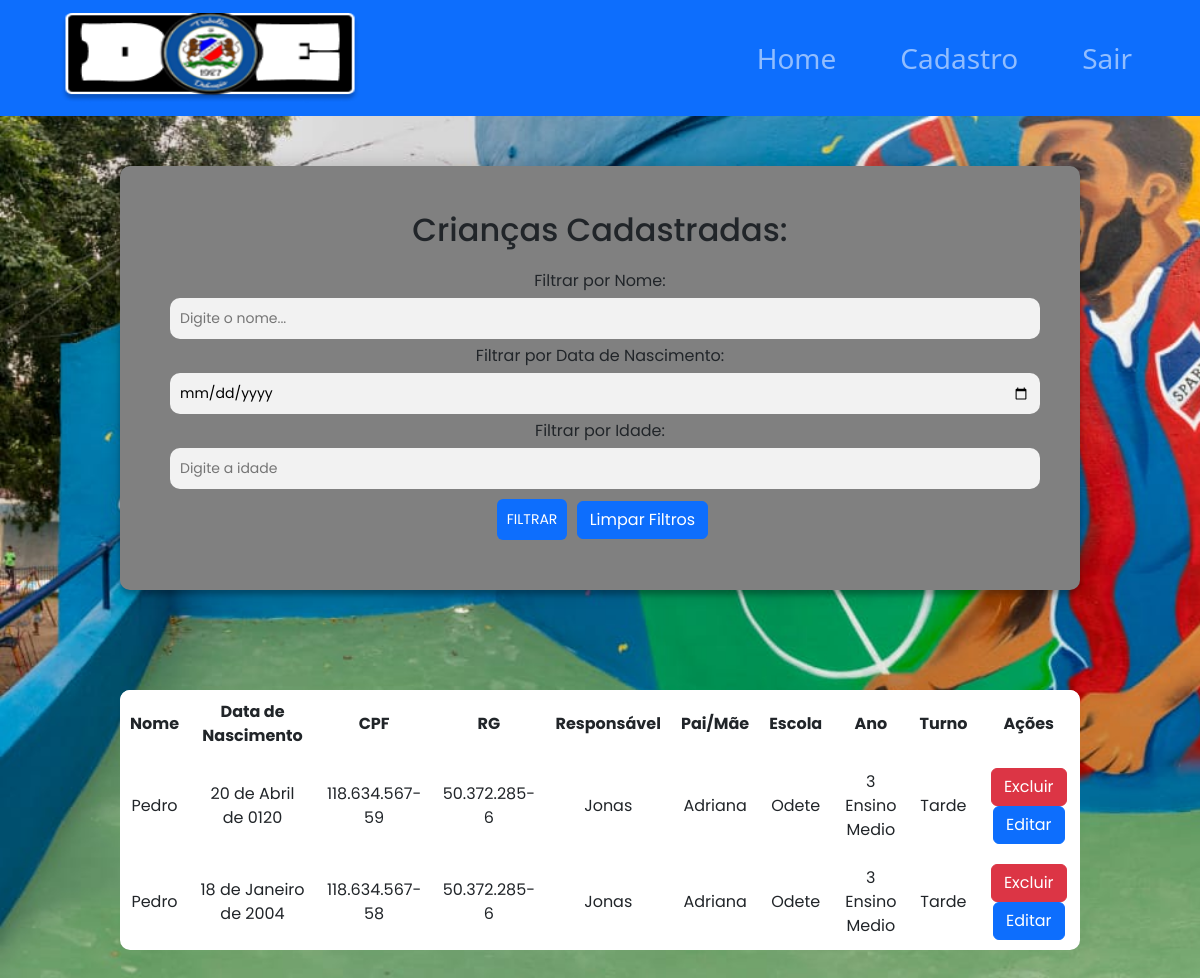
/area-restrita/criancas/, run on an earlier commit of the app's database.
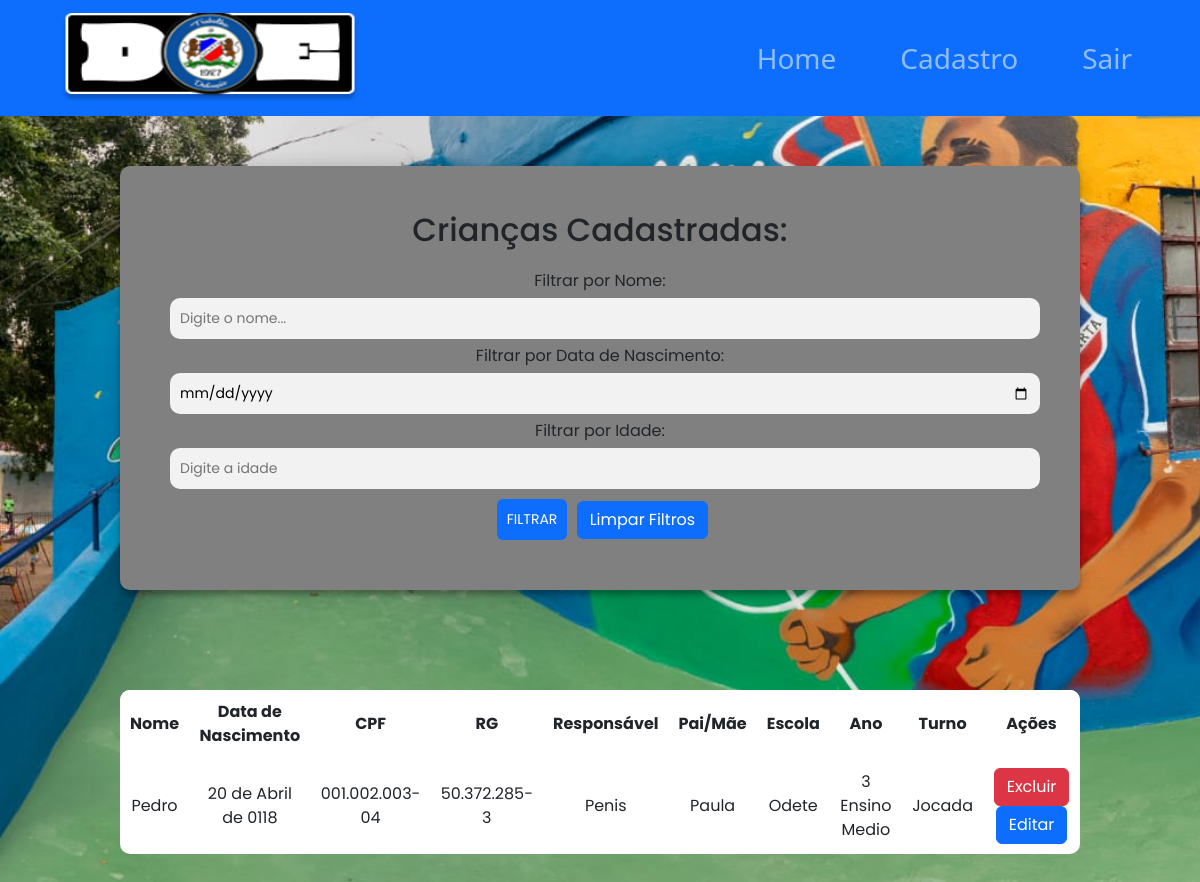
And on a later commit of the database.
### ong/models.py (models this page shows, shortened)
class Crianca(models.Model):
    nome = models.CharField(max_length=100)
    nasc = models.DateField()
    cpf = models.CharField(max_length=14, primary_key=True, unique=True, error_messages={
        'unique': 'Já existe uma crianca cadastrada com este CPF.'})
    rg = models.CharField(max_length=12)
    nomeResp = models.CharField(max_length=100)
    pais = models.CharField(max_length=50)
    escola = models.CharField(max_length=100)
    anoEscolar = models.CharField(max_length=20)
    turno = models.CharField(max_length=20)

### ong/views.py (the view, shortened to what this page needs)
# urls.py: path('criancas/', views.lista_criancas, name='criancas'),
def lista_criancas(request):
    criancas = Crianca.objects.all()
    nome_filter = request.GET.get('filterName', '')
    nascimento_filter = request.GET.get('filterBirthdate', '')
    idade_filter = request.GET.get('filterAge', '')
    if nome_filter:
        criancas = criancas.filter(nome__icontains=nome_filter)
    if nascimento_filter:
        criancas = criancas.filter(nasc=nascimento_filter)
    if idade_filter:
        criancas = criancas.filter(idade=idade_filter)
    context = {'criancas': criancas}
    return render(request, 'criancas.html', context)

### ong/templates/criancas.html (shortened to what this page needs)
{% load static %}
<!DOCTYPE html>
<html dir="ltr" lang="en-US">
<head>
 <link rel="stylesheet" href="https://cdnjs.cloudflare.com/ajax/libs/font-awesome/5.15.1/css/all.min.css"/>
 <link href="https://cdn.jsdelivr.net/npm/bootstrap@5.3.3/dist/css/bootstrap.min.css" rel="stylesheet">
 <link rel="stylesheet" href="{% static 'css/styles.css' %}">
 <link href="" rel="stylesheet">
</head>
<body>
    <nav class="navbar navbar-expand-lg navbar-dark bg-primary">
        <div class="container-fluid">
            <a class="navbar-brand ms-5" href="#">
                <img src="../../static/images/DOElogo.png" width="300" height="90" alt="">
            </a>
            <div class="collapse navbar-collapse justify-content-end" id="navbarNavDropdown">
                <ul class="navbar-nav d-flex flex-row">
                    <li class="nav-item active">
                        <a class="nav-link fs-3 me-5" href="{% url 'home' %}">Home <span class="sr-only">(current)</span></a>
                    </li>
                    <li class="nav-item active">
                      <a class="nav-link fs-3 me-5" href="{% url 'cadastro_crianca' %}">Cadastro</a>
                  </li>
                    <li class="nav-item active">
                      <a class="nav-link fs-3 me-5" href="#" onclick="document.getElementById('logout-form').submit();">Sair</a>
                  </li>
                </ul>
            </div>
        </div>
    </nav>
<div class="containerTab">
    <form method="GET">
    <div class="filtros">
        <h2>Crianças Cadastradas:</h2>
        <label for="filterName">Filtrar por Nome:</label>
        <input type="text" id="filterName" name="filterName" value="{{ filterName }}" placeholder="Digite o nome...">
        <label for="filterBirthdate">Filtrar por Data de Nascimento:</label>
        <input type="date" id="filterBirthdate" name="filterBirthdate" value="{{ filterBirthdate }}">
        <label for="filterAge">Filtrar por Idade:</label>
        <input type="number" id="filterAge" name="filterAge" value="{{ filterAge }}" placeholder="Digite a idade">
        <button class="btn btn-primary" type="submit" id="filterBtn">Filtrar</button>
         <button class="btn btn-primary" type="submit" name="limpar_filtros">Limpar Filtros</button>
    </div>
</form>
    <table id="dataTable">
    <thead>
        <tr>
            <th>Nome</th>
            <th>Data de Nascimento</th>
            <th>CPF</th>
            <th>RG</th>
            <th>Responsável</th>
            <th>Pai/Mãe</th>
            <th>Escola</th>
            <th>Ano</th>
            <th>Turno</th>
            <th>Ações</th>
        </tr>
    </thead>
    <tbody>
        {% for crianca in criancas %}
        <tr>
            <td>{{ crianca.nome }}</td>
            <td>{{ crianca.nasc }}</td>
            <td>{{ crianca.cpf }}</td>
            <td>{{ crianca.rg }}</td>
            <td>{{ crianca.nomeResp }}</td>
            <td>{{ crianca.pais }}</td>
            <td>{{ crianca.escola }}</td>
            <td>{{ crianca.anoEscolar }}</td>
            <td>{{ crianca.turno }}</td>
            <td>
                <form method="POST" style="display:inline;">
                    <button class="btn btn-danger" type="submit" onclick="return confirm('Tem certeza que deseja excluir essa criança?')">Excluir</button>
                </form>
               <a class="btn btn-primary" href="{% url 'editar_crianca' cpf=crianca.cpf %}">Editar</a>
            </td>
        </tr>
        {% empty %}
        <tr>
            <td colspan="10">Nenhuma criança cadastrada.</td>
        </tr>
        {% endfor %}
    </tbody>
</table>
    </div>
</body>
</html>

### ong/static/css/styles.css (style rules this page uses)
* { margin: 0; padding: 0; box-sizing: border-box; scroll-behavior: smooth; }
body { background-image: url(../images/Fundo.jpeg); background-attachment: fixed; background-repeat: no-repeat; background-size: cover; }
.containerCad, .containerTab { width: 80%; margin: 50px auto; text-align: center; font-family: "Poppins", sans-serif; }
h2 { margin-bottom: 20px; font-family: "Poppins", sans-serif; }
table { width: 100%; border-collapse: collapse; margin-bottom: 20px; border-radius: 10px; overflow: hidden; }
th, td { border: none; padding: 10px; font-family:"Poppins", sans-serif; text-align: center; }
th { background-color:white; }
tr { background-color: white; }
form { display: flex; justify-content: space-around; flex-direction: column; }
.filtros { position: relative; z-index: 1; background: gray; margin: 0 auto 100px; padding: 45px; text-align: center; box-shadow: 0 0 20px 0 rgba(0, 0, 0, 0.2), 0 5px 5px 0 rgba(0, 0, 0, 0.24); border-radius: 10px; }
.filtros input { border-radius: 10px; }
.filtros label { font-family: "Poppins", sans-serif; }
input { font-family: "Poppins", sans-serif; outline: 0; background: #f2f2f2; width: 100%; border: 0; box-sizing: border-box; font-size: 14px; padding: 10px; margin: 5px; border-radius: 10px; }
button { cursor: pointer; border-radius: 10px; font-family: "Roboto",sans-serif; }
#filterBtn { font-family: "Poppins", sans-serif; text-transform: uppercase; outline: 0; background: #0d6efd; border: 0; color: #FFFFFF; font-size: 14px; -webkit-transition: all 0.3 ease; transition: all 0.5s ease; padding: 10px; margin: 5px; }

What changed in the data, as far as the page shows it:
removed Crianca: nome "Pedro", nasc "20 de Abril de 0120", cpf "118.634.567-59", rg "50.372.285-6", nomeResp "Jonas", pais "Adriana", escola "Odete", anoEscolar "3 Ensino Medio", turno "Tarde"
removed Crianca: nome "Pedro", nasc "18 de Janeiro de 2004", cpf "118.634.567-58", rg "50.372.285-6", nomeResp "Jonas", pais "Adriana", escola "Odete", anoEscolar "3 Ensino Medio", turno "Tarde"
added Crianca: nome "Pedro", nasc "20 de Abril de 0118", cpf "001.002.003-04", rg "50.372.285-3", nomeResp "Penis", pais "Paula", escola "Odete", anoEscolar "3 Ensino Medio", turno "Jocada"
